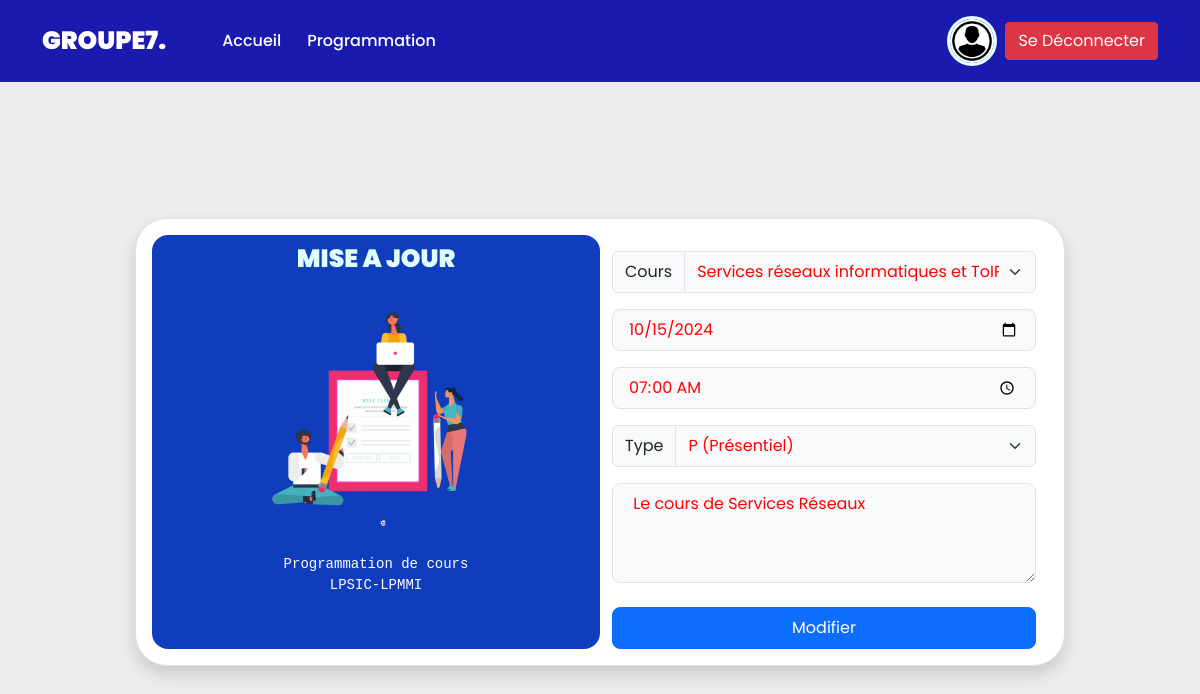
Page /Modifier_Un_Cours.php?id=4 (signed in) on the committed database.
### tables this page shows
CREATE TABLE IF NOT EXISTS `programmation` (
  `id` int NOT NULL AUTO_INCREMENT,
  `cours` varchar(120) NOT NULL,
  `date` date NOT NULL,
  `heure` time NOT NULL,
  `type` varchar(1) NOT NULL,
  `description` varchar(85) NOT NULL,
  PRIMARY KEY (`id`,`cours`),
  KEY `fk_cours` (`cours`)
);

### Modifier_Un_Cours.php (the view, shortened to what this page needs)
<?php
if (!isset($_SESSION['auth'])) {
    header('Location: Connexion.php');
    exit();
}else {
    require_once "./Base_De_Donnees.php";
    $cours_a_modifier_id = isset($_GET['id']) ? $_GET['id'] :'';
    $requete = $pdo->query("SELECT * FROM programmation WHERE id = $cours_a_modifier_id");
    $cours_a_modifier = $requete->fetch();
}
?>
<!DOCTYPE html>
<html lang="en">
<head>
    <link rel="stylesheet" type="text/css" href="./bootstrap/css/bootstrap.min.css">
    <link rel="stylesheet" href="style.css?v=<?php echo time(); ?>">
</head>
<body>
    <?php require_once './navbar.php' ?>
    <form action="./Action.php" method="post">
        <div style="min-height: 90vh !important;"
            class="login-container d-flex justify-content-center align-items-center">
            <div class="row border rounded-5 p-3 bg-white shadow box-area">
                <div class="col-md-6 rounded-4 d-flex justify-content-center align-items-center flex-column left-box modifier"
                    style="background: #103cbe;">
                    <div class="featured-image mb-3">
                        <img src="./images/modif.png" class="img-fluid" style="width: 250px;">
                    </div>
                    <small class="text-white text-wrap text-center"
                        style="width: 17rem;font-family: 'Courier New', Courier, monospace;">Programmation de cours <br>
                        LPSIC-LPMMI</small>
                </div>
                <div class="col-md-6 right-box">
                    <div class="row align-items-center">
                        <div class="input-group mb-3">
                            <label class="input-group-text" for="typeSelect">Cours</label>
                            <select name="cours" class="form-select form-control form-control-lg bg-light fs-6"
                                id="typeSelect">
                                <option value="INF13252"
                                    <?php if ($cours_a_modifier['cours'] == "INF13252") {echo "selected";}  ?>>Services
                                    réseaux informatiques et ToIP</option>
                            </select>
                        </div>
                        <div class="input-group mb-3">
                            <input type="date" name="date" value="<?= $cours_a_modifier['date'] ?>"
                                class="form-control form-control-lg bg-light fs-6">
                        </div>
                        <div class="input-group mb-3">
                            <input type="time" name="heure" value="<?= $cours_a_modifier['heure'] ?>"
                                class="form-control form-control-lg bg-light fs-6" placeholder="Heure (00:00:00)">
                        </div>
                        <div class="input-group mb-3">
                            <label class="input-group-text" for="typeSelect">Type</label>
                            <select name="type" class="form-select form-control form-control-lg bg-light fs-6"
                                id="typeSelect">
                                <option value="P" <?php if ($cours_a_modifier['type'] == "P") {echo "selected";}  ?>>P
                                    (Présentiel)</option>
                            </select>
                        </div>
                        <div class="input-group mb-4">
                            <textarea name="description" class="form-control form-control-lg bg-light fs-6"
                                id="exampleTextarea" maxlength="85" placeholder="Description ici(max 85 Caractères)..."
                                style="height: 100px;"> <?= $cours_a_modifier['description'] ?> </textarea>
                        </div>
                        <div class="input-group">
                            <button name="action" value="modifier"
                                class="btn btn-lg btn-primary w-100 fs-6">Modifier</button>
                        </div>
                    </div>
                </div>
            </div>
        </div>
    </form>
</body>
</html>

### style.css (style rules this page uses)
body { font-family: "Poppins", sans-serif; background: #ececec; }
.login-container { width: 100%; margin-right: auto; margin-left: auto; padding-left: 15%; padding-right: 15%; flex-direction: column; }
.box-area { width: 930px; }
::placeholder { font-size: 16px; }
.rounded-4 { border-radius: 20px; }
.rounded-5 { border-radius: 30px; }
.modifier::after { content: "MISE A JOUR"; position: absolute; top: 30%; color: #e0ffff; font-weight: 900; font-size: 25px; }

### Modifier_Un_Cours.php (style rules this page uses)
select, textarea, input { color: red !important; }

### rows in the picture
programmation: cours "Services réseaux informatiques et ToIP", date "10/15/2024", heure "07:00:00", type "P (Présentiel)", description "Le cours de Services Réseaux"
